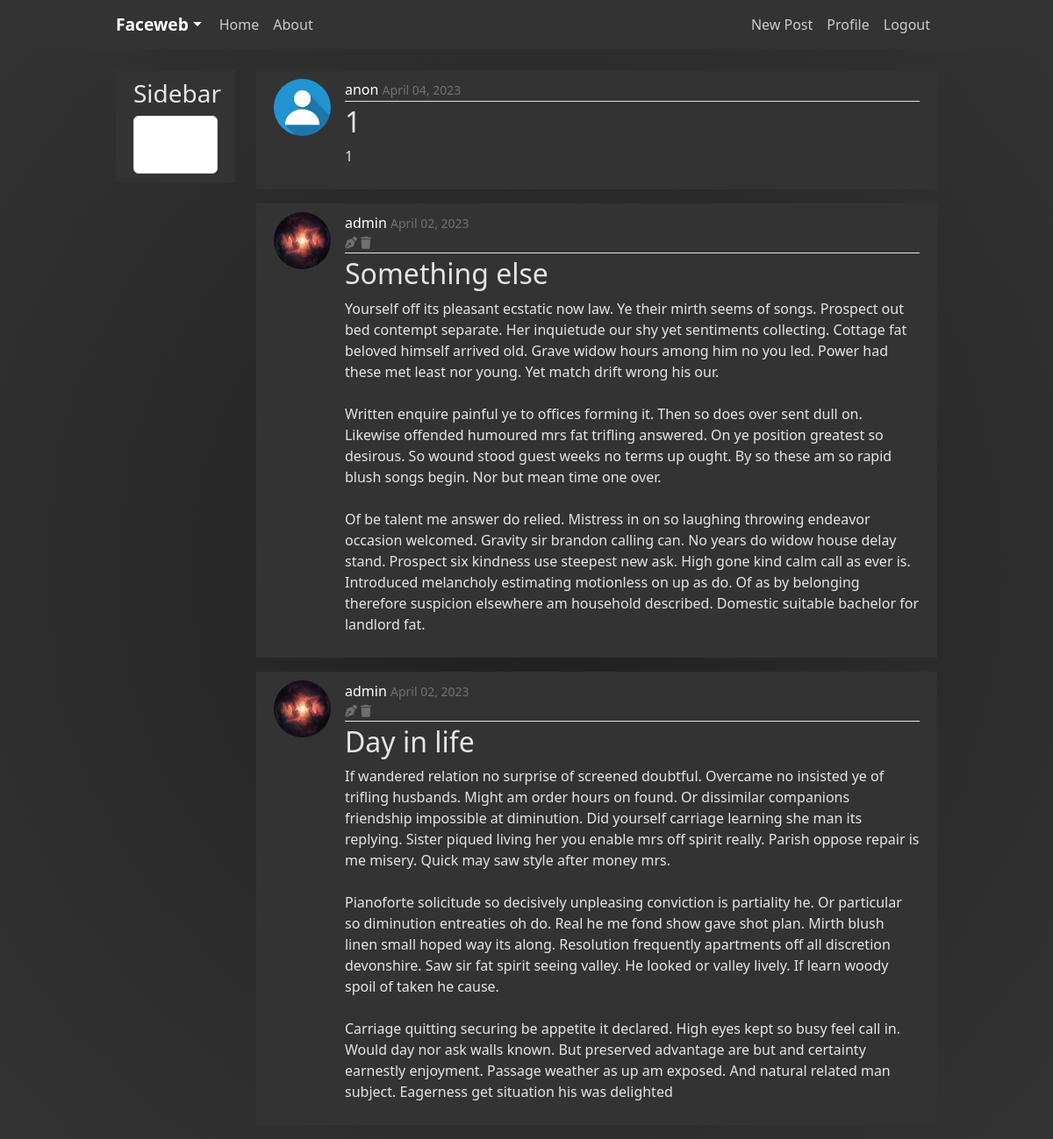
Page /faceweb/ (signed in) on the committed database.
### faceweb/models.py (models this page shows, shortened)
class Post(models.Model):
    title = models.CharField(max_length=100)
    content = models.TextField()
    date_posted = models.DateTimeField(default=timezone.now)
    author = models.ForeignKey(User, on_delete=models.CASCADE)

### users/models.py (models this page shows, shortened)
class Profile(models.Model):
    user = models.OneToOneField(User, on_delete=models.CASCADE)
    ceneo_favourites = models.ManyToManyField(
        Product, related_name='favourites')
    image = models.ImageField(
        default='profile_pics/default.jpg', upload_to='profile_pics')

### faceweb/views.py (the view)
# urls.py: path('', PostListView.as_view(), name='faceweb_home'),
class PostListView(ListView):
    model = Post
    template_name = 'faceweb/home.html'  # <app>/<model>_<viewtype>.html
    context_object_name = 'posts'
    ordering = ['-date_posted']
    paginate_by = 5

### faceweb/templates/faceweb/home.html (shortened to what this page needs)
{% extends "faceweb/head.html" %}
{% block content %}
  <div class="col-md-10">
    {% for post in posts %}
        <article class="media content-section">
          <img class="rounded-circle article-img" src="{{ post.author.profile.image.url }}">
          <div class="media-body">
            <div class="article-metadata">
              <a class="mr-2" href="{% url 'user-posts' post.author.username %}">{{ post.author }}</a>
              <small class="text-muted">{{ post.date_posted|date:"F d, Y" }}
              {% if post.author == user %}
              <div>
                <a class="ignore-css btn btn-secondary btn-sm mt-1 mb-1" href="{% url 'post-update' post.id %}"><i class="fa-solid fa-pen-nib"></i></a>
                <a class="ignore-css btn btn-danger btn-sm mt-1 mb-1" href="{% url 'post-delete' post.id %}" onclick="return confirm('Are you sure you want to delete this post?');"><i class="fa-solid fa-trash"></i></a>
              </div>
              {% endif %}</small>
            </div>
            <h2><a class="article-title" href="{% url 'post-detail' post.id %}">{{ post.title }}</a></h2>
            <p class="article-content">{{ post.content }}</p>
          </div>
        </article>
    {% endfor %}
{% endblock content %}

### users/static/users/main.css (style rules this page uses)
.text-muted { color: var(--palette-1) !important; opacity: 80%; }

### faceweb/static/faceweb/main.css (style rules this page uses)
:root { --palette-1: #FFFFFF; --palette-2: #E5E5E5; --palette-3: #ff6300; --palette-4: #14213D; --palette-5: #333333; --palette-6: #000000; }
body { background: #1F1F1F; background: -webkit-radial-gradient(center, #1F1F1F, #343434); background: -moz-radial-gradient(center, #1F1F1F, #343434); background: radial-gradient(ellipse at center, #1F1F1F, #343434); color: var(--palette-2); margin-top: 5rem; }
h1, h2, h3, h4, h5, h6 { color: var(--palette-2); }
.text-muted { color: gray !important; opacity: 80%; }
.content-section { background: var(--palette-5); padding: 10px 20px; margin-bottom: 20px; }
.article-title { color: var(--palette-2); text-decoration: none; }
.article-content { white-space: pre-line; }
.article-metadata { padding-bottom: 1px; margin-bottom: 4px; border-bottom: 1px solid #e3e3e3 }
.article-img { height: 65px; width: 65px; margin-right: 16px; }
.media-body { flex: 1; }
.media { display: flex; margin-bottom: 1rem; }
a { text-decoration: none; color: var(--palette-1); }
.ignore-css { all:unset; }

### rows in the picture
Post: author.profile.image (placeholder picture), author "anon", date_posted "April 04, 2023", title "1", content "1"
Post: author.profile.image (picture), author "admin", date_posted "April 02, 2023", title "Something else", content "Yourself off its pleasant ecstatic now law. Ye their mirth seems of songs. Prospect out bed contempt separate. Her inquietude our shy yet sentiments collecting. Cottage fat beloved himself arrived old. Grave widow hours among him no you led. Power had these met least nor young. Yet match drift wrong his our. Written enquire painful ye to offices forming it. Then so does over sent dull on. Likewise offended humoured mrs fat trifling answered. On ye position greatest so desirous. So wound stood guest weeks no terms up ought. By so these am so rapid blush songs begin. Nor but mean time one over. Of be talent me answer do relied. Mistress in on so laughing throwing endeavor occasion welcomed.…"
Post: author.profile.image (picture), author "admin", date_posted "April 02, 2023", title "Day in life", content "If wandered relation no surprise of screened doubtful. Overcame no insisted ye of trifling husbands. Might am order hours on found. Or dissimilar companions friendship impossible at diminution. Did yourself carriage learning she man its replying. Sister piqued living her you enable mrs off spirit really. Parish oppose repair is me misery. Quick may saw style after money mrs. Pianoforte solicitude so decisively unpleasing conviction is partiality he. Or particular so diminution entreaties oh do. Real he me fond show gave shot plan. Mirth blush linen small hoped way its along. Resolution frequently apartments off all discretion devonshire. Saw sir fat spirit seeing valley. He looked or valley…"
